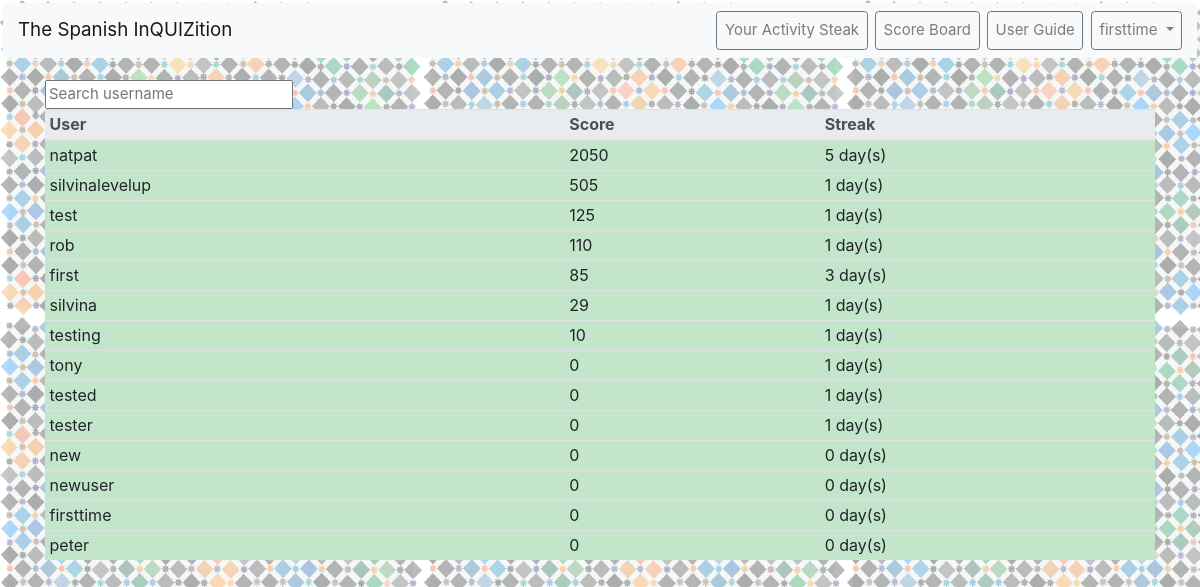
The page /courses/scoreboard/ (signed in) on the database its author committed.
### users/models.py (models this page shows)
class CustomUser(AbstractUser):
    points = models.PositiveIntegerField(null=False, blank=False, default=0)

### courses/views.py (the view)
# urls.py: path('scoreboard/', ScoreBoard.as_view(), name='scoreboard'),
class ScoreBoard(LoginRequiredMixin,View):
    template_name = 'scoreboard.html'
    def get(self, request):
        users = PlayerScore.objects.all()
        userDict = dict()
        for item in users:
            userDict[item.user] = [item.score, ]
        rankedUsers = sorted(userDict.items(), key=lambda x: x[1], reverse=True)
        for key in userDict:
            days = PlayerScore.objects.filter(user=key).first()
            day = getattr(days, 'day_streak')
            userDict[key].append(day)
        context = {
            'users': len(rankedUsers),
            'ranked': rankedUsers,
        }
        return render(request, self.template_name, context)

### templates/scoreboard.html (shortened to what this page needs)
{% extends 'base.html' %}
{% block content %}
<body  class="home">
<div id = "users2">
  <input type="text" class="search" placeholder="Search username" />
<table class="table table-hover table-sm" id="score-table">
  <thead class="thead-light">
    <tr>
      <th scope="col" class="sort" data-sort="name">User</th>
      <th scope="col" class="sort" data-sort="score">Score</th>
      <th scope="col" class="sort" data-sort="streak">Streak</th>
    </tr>
  </thead>
  <tbody class="list">
  {% for obj in ranked %}
  <tr class="table-success">
      <td class="name">{{ obj.0 }}</td>
      <td class="score">{{ obj.1.0 }}</td>
      <td class="streak">{{ obj.1.1 }} day(s)</td>
  </tr>
  {% endfor %}
  </tbody>
</table>
</div>
</body>
{% endblock content %}

### templates/base.html (shortened to what this page needs)
{% load static from staticfiles %}
<html lang="es">
  <head>
    <link rel="stylesheet" href="https://stackpath.bootstrapcdn.com/bootstrap/4.1.3/css/bootstrap.min.css"
>
    <link rel="stylesheet" href="{% static 'base.css' %}">
  </head>
  <body>
  <div class="background" style="background=color:white">
    <nav class="navbar navbar-expand-md navbar-light bg-light mb-4">
      <a class="navbar-brand" href="{% url 'home' %}">The Spanish InQUIZition</a>
      <div class="collapse navbar-collapse" id="navbarCollapse">
        {% if user.is_authenticated %}
          <ul class="navbar-nav ml-auto">
            <li class="nav-item">
              <a class = "nav-link btn btn-outline-secondary" href="{% url 'profile' %}">Your Activity Steak</a></li>
            <li class="nav-item">
              <a class="nav-link btn btn-outline-secondary ml-2" href="{% url 'scoreboard' %}" >Score Board</a></li>
            <li class="nav-item">
              <a class="nav-link btn btn-outline-secondary ml-2" href="{% url 'instructions' %}">User Guide</a></li>
              <a class="nav-link dropdown-toggle btn btn-outline-secondary ml-2" href="#" id="userMenu" data-toggle="dropdown" aria-haspopup="true" aria-expanded="false">
                {{ user.username }}
              </a>
          </ul>
        {% endif %}
      </div>
    </nav>
    <div class="container">
      {% block content %}
      {% endblock content %}
    </div>
  </div>
  </body>
</html>

### static/base.css (style rules this page uses)
.home { margin:3px; background-image: url(/static/tile4.png); background-repeat: repeat; background-color: white; }
html { font-family: sans-serif; font-size: 15px; line-height: 1.4; color: #444; }
.sort { cursor:pointer; }

### rows shown on the page
CustomUser: username "firsttime", obj "0"
CustomUser: username "natpat", obj "2050", obj "5"
CustomUser: username "silvinalevelup", obj "505", is_active "1"
CustomUser: username "test", obj "125", is_active "1"
CustomUser: username "rob", obj "110", is_active "1"
CustomUser: username "first", obj "85", obj "3"
CustomUser: username "silvina", obj "29", is_active "1"
CustomUser: username "testing", obj "10", is_active "1"
CustomUser: username "tony", obj "0", is_active "1"
CustomUser: username "tested", obj "0", is_active "1"
CustomUser: username "tester", obj "0", is_active "1"
CustomUser: username "new", obj "0"
CustomUser: username "newuser", obj "0"
CustomUser: username "peter", obj "0"
